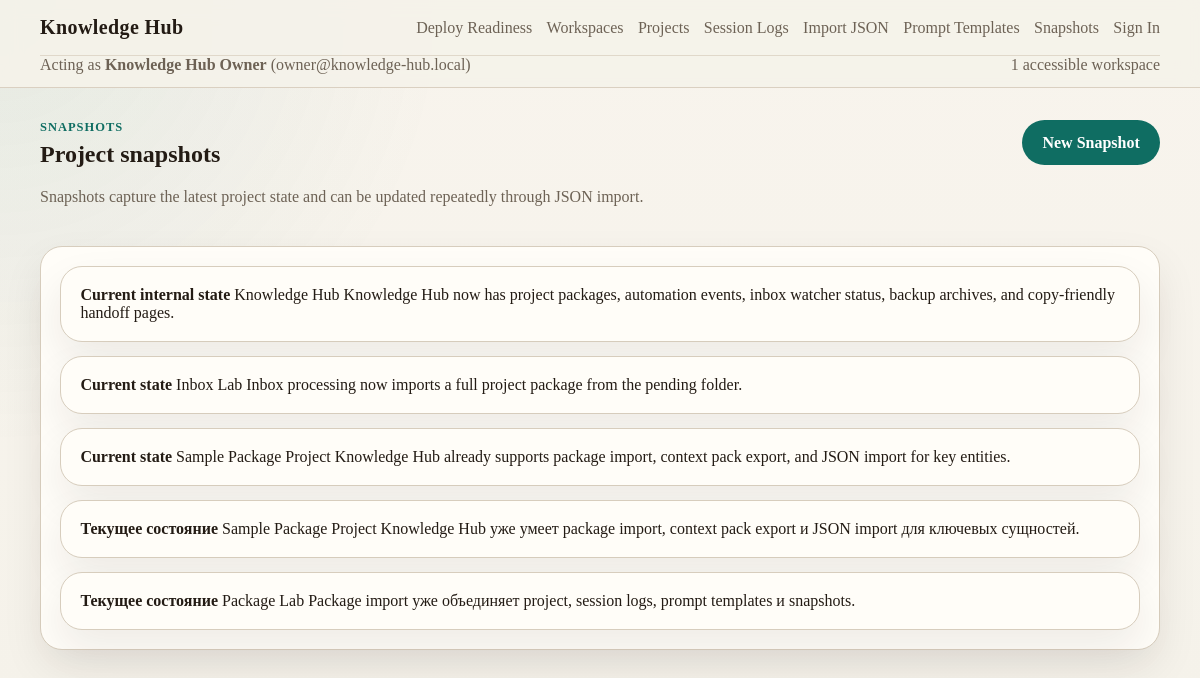
Page /snapshots/ on the committed database.
### src/knowledge_hub/models.py (models this page shows)
class TimestampMixin(CreatedAtMixin):
    updated_at: Mapped[DateTime] = mapped_column(
        DateTime(timezone=True),
        server_default=func.now(),
        onupdate=func.now(),
        nullable=False,
    )

class User(Base, TimestampMixin):
    __tablename__ = "users"
    id: Mapped[int] = mapped_column(primary_key=True)
    email: Mapped[str] = mapped_column(String(255), unique=True, index=True, nullable=False)
    display_name: Mapped[str] = mapped_column(String(200), nullable=False)
    status: Mapped[str] = mapped_column(String(50), nullable=False, default="active")
    memberships: Mapped[list["WorkspaceMembership"]] = relationship(
        back_populates="user",
        cascade="all, delete-orphan",
    )
    login_tokens: Mapped[list["LoginToken"]] = relationship(
        back_populates="user",
        cascade="all, delete-orphan",
    )

class Snapshot(Base, TimestampMixin):
    __tablename__ = "snapshots"
    id: Mapped[int] = mapped_column(primary_key=True)
    project_id: Mapped[int] = mapped_column(ForeignKey("projects.id"), nullable=False, index=True)
    title: Mapped[str] = mapped_column(String(200), nullable=False)
    content: Mapped[str] = mapped_column(Text, nullable=False)
    project: Mapped["Project"] = relationship(back_populates="snapshots")

class Project(Base, TimestampMixin):
    __tablename__ = "projects"
    id: Mapped[int] = mapped_column(primary_key=True)
    workspace_id: Mapped[int | None] = mapped_column(ForeignKey("workspaces.id"), index=True)
    slug: Mapped[str] = mapped_column(String(120), unique=True, index=True, nullable=False)
    name: Mapped[str] = mapped_column(String(200), nullable=False)
    description: Mapped[str | None] = mapped_column(Text)
    stack: Mapped[str | None] = mapped_column(Text)
    status: Mapped[str] = mapped_column(String(50), nullable=False, default="active")
    current_goal: Mapped[str | None] = mapped_column(Text)
    rules: Mapped[str | None] = mapped_column(Text)
    workspace: Mapped["Workspace | None"] = relationship(back_populates="projects")
    session_logs: Mapped[list["SessionLog"]] = relationship(
        back_populates="project",
        cascade="all, delete-orphan",
    )
    prompt_templates: Mapped[list["PromptTemplate"]] = relationship(
        back_populates="project",
        cascade="all, delete-orphan",
    )
    snapshots: Mapped[list["Snapshot"]] = relationship(
        back_populates="project",
        cascade="all, delete-orphan",
    )
    automation_events: Mapped[list["AutomationEvent"]] = relationship(
        back_populates="project",
        cascade="all, delete-orphan",
    )

### src/knowledge_hub/blueprints/snapshots.py (the view, shortened to what this page needs)
@bp.get("/")
def index():
    session = get_session()
    project_slug = request.args.get("project", "").strip()
    project = None
    statement = (
        select(Snapshot)
        .join(Project, Snapshot.project_id == Project.id)
        .where(Project.workspace_id.in_(sorted(getattr(g, "accessible_workspace_ids", set()))))
        .order_by(Snapshot.updated_at.desc())
    )
    snapshots = session.scalars(statement.limit(50)).all()
    return render_template(
        "snapshots/index.html",
        page_title="Snapshots",
        snapshots=snapshots,
        project=project,
        project_slug=project_slug,
    )

### src/knowledge_hub/db.py (called while the page is built)
def init_db(app: Flask) -> Engine:
    database_url = app.config["DATABASE_URL"]
    connect_args = {"check_same_thread": False} if database_url.startswith("sqlite") else {}
    engine = create_engine(database_url, connect_args=connect_args)
    SessionLocal.configure(bind=engine)
    app.extensions["knowledge_hub_engine"] = engine
    @app.teardown_appcontext
    def remove_session(_exception=None) -> None:
        SessionLocal.remove()
    return engine

def get_session():
    return SessionLocal()

### src/knowledge_hub/services/access.py (called while the page is built, shortened)
def resolve_request_actor(
    db_session: Session,
    config,
    request: Request,
) -> tuple[User | None, str]:
    actor = ensure_default_owner(db_session, config, commit=False)
    if actor_override_enabled(config):
        requested_email = extract_requested_actor_email(request)
    session_actor = resolve_session_actor(db_session)
    if session_actor is not None:
        return session_actor, "session"
    if auth_required(config):
        return None, "anonymous"
    return actor, "default_owner"

def actor_override_enabled(config) -> bool:
    env_name = str(config.get("ENV_NAME", "development")).strip().lower()
    if env_name == "production":
        return False
    return bool(config.get("DEV_ACTOR_OVERRIDE_ENABLED", True))

def auth_required(config) -> bool:
    return bool(config.get("AUTH_REQUIRED", False))

def extract_requested_actor_email(request: Request) -> str | None:
    for value in (
        request.headers.get(DEV_ACTOR_EMAIL_HEADER),
        request.args.get(DEV_ACTOR_QUERY_PARAM),
        request.form.get(DEV_ACTOR_QUERY_PARAM),
        request.cookies.get(DEV_ACTOR_COOKIE),
    ):
        cleaned = str(value or "").strip()
        if cleaned:
            return cleaned
    return None

def should_clear_actor_override(request: Request) -> bool:
    value = request.args.get(DEV_ACTOR_CLEAR_PARAM) or request.form.get(DEV_ACTOR_CLEAR_PARAM)
    if value is None:
        return False
    return str(value).strip().lower() in {"1", "true", "yes", "on"}

def list_accessible_workspace_ids(db_session: Session, actor: User) -> list[int]:
    return db_session.scalars(
        select(WorkspaceMembership.workspace_id)
        .where(
            WorkspaceMembership.user_id == actor.id,
            WorkspaceMembership.status == "active",
        )
        .order_by(WorkspaceMembership.workspace_id.asc())
    ).all()

### src/knowledge_hub/services/ownership.py (called while the page is built)
def _config_value(config, key: str, fallback):
    if config is None:
        return fallback
    return config.get(key, fallback)

### src/knowledge_hub/templates/snapshots/index.html
{% extends "base.html" %}
{% block content %}
<section class="section-header">
    <div>
        <p class="eyebrow">Snapshots</p>
        <h1>{% if project %}Snapshots for {{ project.name }}{% else %}Project snapshots{% endif %}</h1>
        <p class="lead">Snapshots capture the latest project state and can be updated repeatedly through JSON import.</p>
    </div>
    <a class="button button-primary" href="{{ url_for('snapshots.create', project=project_slug) }}">New Snapshot</a>
</section>
<section class="panel">
    {% if snapshots %}
        <div class="item-list">
            {% for item in snapshots %}
                <div class="item-card">
                    <strong>{{ item.title }}</strong>
                    <span>{{ item.project.name }}</span>
                    <span>{{ item.content[:220] }}{% if item.content|length > 220 %}...{% endif %}</span>
                </div>
            {% endfor %}
        </div>
    {% else %}
        <div class="empty-state">
            <h2>No snapshots yet</h2>
            <p>Import a snapshot and it immediately becomes part of the next context pack.</p>
        </div>
    {% endif %}
</section>
{% endblock %}

### src/knowledge_hub/templates/base.html (shortened to what this page needs)
<!doctype html>
<html lang="en">
<head>
    <link rel="stylesheet" href="{{ url_for('static', filename='site.css') }}">
</head>
<body>
    <header class="site-header">
        <div class="header-inner">
            <a class="brand" href="{{ url_for('main.home') }}">Knowledge Hub</a>
            <nav class="main-nav">
                {% if current_actor or not auth_required %}
                    <a href="{{ url_for('main.deploy_readiness') }}">Deploy Readiness</a>
                    <a href="{{ url_for('workspaces.index') }}">Workspaces</a>
                    <a href="{{ url_for('projects.index') }}">Projects</a>
                    <a href="{{ url_for('session_logs.index') }}">Session Logs</a>
                    <a href="{{ url_for('session_logs.create') }}">Import JSON</a>
                    <a href="{{ url_for('prompt_templates.index') }}">Prompt Templates</a>
                    <a href="{{ url_for('snapshots.index') }}">Snapshots</a>
                {% endif %}
                {% if current_actor_source == "session" %}
                    <form method="post" action="{{ url_for('auth.logout') }}" class="inline-form">
                        <button class="nav-button" type="submit">Sign Out</button>
                    </form>
                {% else %}
                    <a href="{{ url_for('auth.login', next=request.path if auth_required else None) }}">Sign In</a>
                {% endif %}
            </nav>
        </div>
        {% if current_actor %}
            <div class="header-inner actor-bar">
                <div class="muted">
                    Acting as <strong>{{ current_actor.display_name }}</strong> ({{ current_actor.email }})
                </div>
                <div class="muted">
                    {{ accessible_workspaces | length }} accessible workspace{{ "" if accessible_workspaces | length == 1 else "s" }}
                </div>
            </div>
        {% elif auth_required %}
            <div class="header-inner actor-bar">
                <div class="muted">
                    Private mode is enabled. Sign in to access your workspace data.
                </div>
            </div>
        {% endif %}
    </header>
    <main class="page-shell">
        {% block content %}{% endblock %}
    </main>
</body>
</html>

### rows in the picture
User: display_name "Knowledge Hub Owner", email "owner@knowledge-hub.local"
Snapshot: title "Current internal state", project.name "Knowledge Hub", content "Knowledge Hub now has project packages, automation events, inbox watcher status, backup archives, and copy-friendly handoff pages."
Snapshot: title "Current state", project.name "Inbox Lab", content "Inbox processing now imports a full project package from the pending folder."
Snapshot: title "Current state", project.name "Sample Package Project", content "Knowledge Hub already supports package import, context pack export, and JSON import for key entities."
Snapshot: title "Текущее состояние", project.name "Sample Package Project", content "Knowledge Hub уже умеет package import, context pack export и JSON import для ключевых сущностей."
Snapshot: title "Текущее состояние", project.name "Package Lab", content "Package import уже объединяет project, session logs, prompt templates и snapshots."

### other values in the picture
{{ accessible_workspaces | length }} "1"
